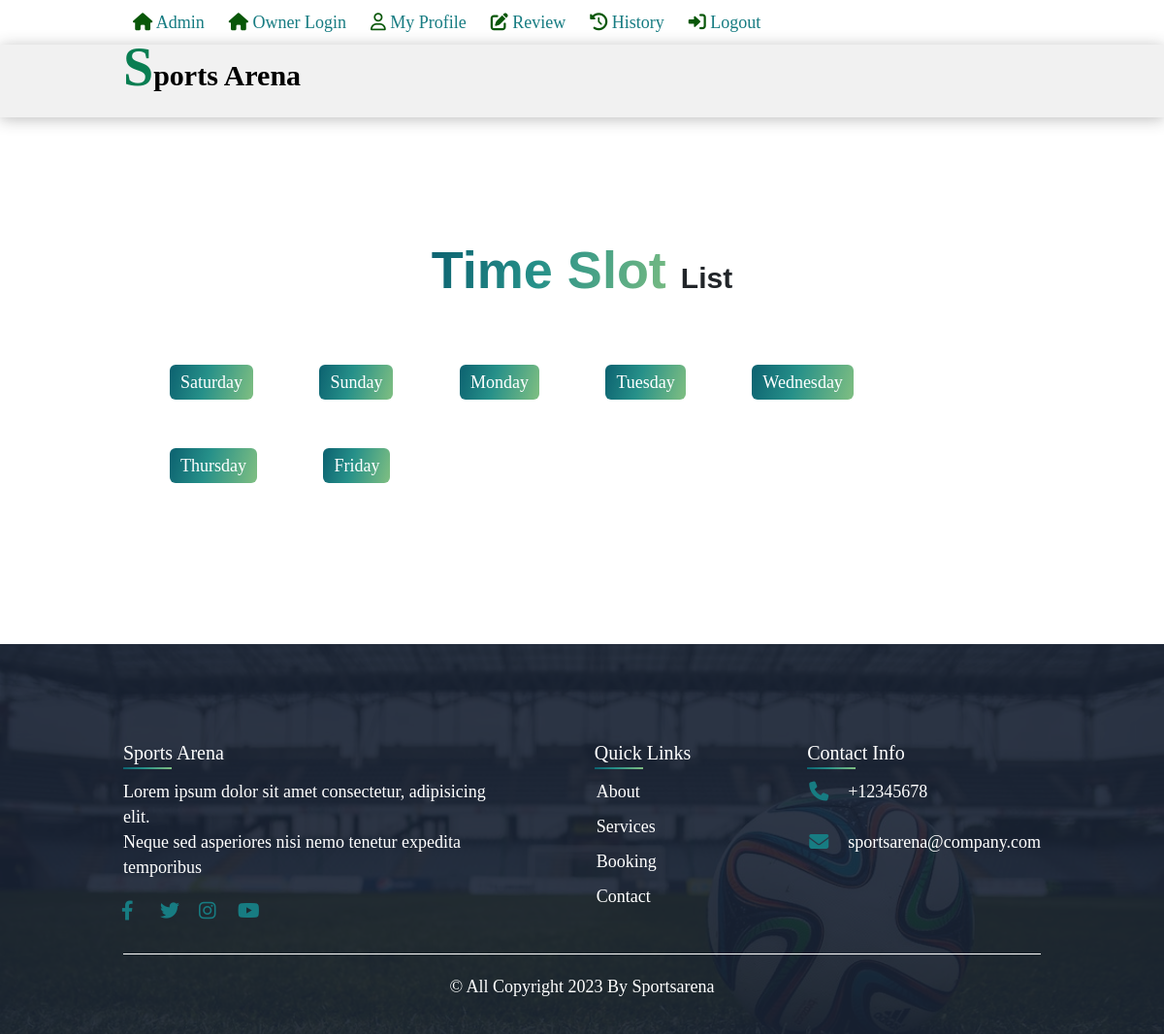
The page /booking-court.php?dayid=1 on the database its author committed.
### tables this page shows
CREATE TABLE `days` (
  `id` int(255) NOT NULL,
  `day` varchar(255) NOT NULL
);

### admin/lib/database.php (called while the page is built, shortened)
<?php
 Class database{
    public $host   = DB_HOST;
    public $user   = DB_USER;
    public $pass   = DB_PASS;
    public $dbname = DB_NAME;
    public $link;
    public function __construct(){
        $this->link = new mysqli($this->host, $this->user, $this->pass, $this->dbname);
       }
     function select($query){
        $result =$this->link->query($query)or
        die($this->link->error.__LINE__);
        if($result->num_rows>0){
            return $result;
        }else{
            return false;
        }
     }
 }
?>

### booking-court.php (the view, shortened to what this page needs)
<!DOCTYPE html>
<html lang="en">
<?php include 'lib/database.php';?>
<head>
    <link rel="stylesheet" href="assets/css/font-awesome.min.css">
    <link rel="stylesheet" href="assets/css/bootstrap.min.css">
     <link rel="stylesheet" href="assets/css/slicknav.min.css">
    <link rel="stylesheet" href="assets/css/style.css">
    <link rel="stylesheet" href="assets/css/responsive.css">
</head>
<body>
  <div class="top-header-area">
        <div class="container">
            <div class="user-action">
               <div class="user-profile">
                    <i class="fa fa-home"></i>
                    <a href="agency/owner-login.php"><span class="primary"> Admin</span></a>
                </div>
                <div class="user-profile">
                    <i class="fa fa-home"></i>
                    <a href="agency/owner-login.php"><span class="primary"> owner login</span></a>
                </div>
                <div class="user-profile">
                    <i class="fa-regular fa-user"></i>
                    <a href="booking-profile.php"><span class="primary"> my profile</span></a>
                </div>
                <div class="user-review">
                    <i class="fa-solid fa-pen-to-square"></i>
                    <a href="review.php"><span class="primary">review</span></a>
                </div>
                <div class="user-history">
                  <i class="fa-solid fa-clock-rotate-left"></i>
                  <a href="booking-list.php"><span class="primary">history</span></a>
              </div>
                <div class="user-logout">
                    <i class="fa-sharp fa-solid fa-right-to-bracket"></i>
                    <a href="logout.php"><span class="primary">logout</span></a>
                </div>
            </div>
        </div>
    </div>
    <div class="list-header-area">
        <div class="container">
            <div class="list-header">
                <div class="list-logo">
                    <a href="#"><span>s</span>ports arena</a>
                </div>
                <div class="list-profile">
                    <ul>
                        <li>
						</li>
                    </ul>
                </div>
            </div>
        </div>
    </div>
    <div class="list-table-area">
        <div class="container">
            <div class="list-table">
                <h3><span>Time Slot </span>List</h3>
                <table class="styled-table">
                  <tbody>
                   <div class="day-list">
                    <ul>
                    <?php
                    $db=new database();
                  $query="select * from days";
                  $read_slot=$db->select($query);
                  if($read_slot){
                    while($result=$read_slot->fetch_assoc()){
                ?>
                      <li><a data-bs-toggle="modal" data-bs-target="#exampleModal" class="button ms-3 me-5" href="?dayid=<?php echo $result['id'];?>"> <?php echo $result['day'];?></a>
                    </li>
                    <?php }} ?>
                    </ul>
                    </div>
                  </tbody>
                </table>
            </div>
        </div>
    </div>
   <footer class="footer-area pt-80" style="background-image: url(assets/images/footer-img.jpeg);">
      <div class="container">
        <div class="footer">
          <div class="footer-about">
            <h2>sports arena</h2>
            <p>Lorem ipsum dolor sit amet consectetur, adipisicing elit.<br>Neque sed asperiores nisi nemo tenetur expedita temporibus</p>
          <ul class="social-link">
            <li> <a href="https://www.facebook.com/" target="_blank"><i class="fa-brands fa-facebook-f"></i></a></li>
            <li> <a href="https://twitter.com/?lang=en" target="_blank"><i class="fa-brands fa-twitter"></i></a></li>
            <li><a href="https://www.instagram.com/" target="_blank"><i class="fa-brands fa-instagram"></i></a></li>
            <li><a href="https://www.youtube.com/" target="_blank"><i class="fa-brands fa-youtube"></i></a></li>
          </ul>
        </div>
          <div class="quick-links">
            <h2>quick links</h2>
            <ul>
              <li><a href="about.php">about</a></li>
              <li><a href="services.php">services</a></li>
              <li><a href="booking.php">booking</a></li>
              <li><a href="contact.php">contact</a></li>
            </ul>
          </div>
          <div class="footer-contact">
            <h2>contact info</h2>
            <ul class="info">
              <li>
                <span><i class="fa-solid fa-phone"></i></span>
                <p><a href="tel: 12345678">+12345678</a></p>
              </li>
              <li>
                <span><i class="fa-solid fa-envelope"></i></span>
                <p><a href="mailto:sportsarena@company.com">sportsarena@company.com</a></p>
              </li>
            </ul>
          </div>
      </div>
      <div class="footer-bottom">
        <p>© All Copyright 2023 by sportsarena</p>
     </div>
      </div>
    </footer>
</body>
</html>

### assets/css/style.css (style rules this page uses)
* { box-sizing: border-box; margin: 0; padding: 0; scroll-behavior: smooth }
body { font-family: 'Poppins'; font-size: 18px; line-height: 26px; }
ul { list-style: none; }
a { text-decoration: none; cursor: pointer; }
.pt-80 { padding-top: 80px; }
.container { width: 1170px; margin: 0 auto; }
.footer-area { position: relative; background-position: center; background-size: cover; padding: 100px 0 20px; z-index: 2; }
.footer-area::after { content: ""; position: absolute; top: 0; left: 0; width: 100%; height: 100%; background-color:#192335; z-index: -3; opacity:.9; }
.footer { display: flex; justify-content: space-between; }
.footer-about { margin-right:30px; width: 40%; }
.footer-about h2 , .quick-links h2 , .footer-contact h2 { position: relative; text-transform:capitalize; text-align: left; color: #fff; font-weight: 500; margin-bottom: 15px; font-size: 20px; }
.footer-about h2::before , .quick-links h2::before , .footer-contact h2::before { content: ""; position: absolute; bottom: -5px; left: 0; width: 50px; height: 2px; background: linear-gradient(105.55deg, #085A6C -6.68%, #269089 43.13%, #7ABC82 96.15%); }
.footer-about p { color: #fff; }
.social-link { margin-top: 20px; display: flex; }
.social-link li a { display: inline-block; width: 40px; height: 40px; }
.social-link i { font-size: 20px; color: rgb(23, 124, 130); margin-left: -34px; }
.quick-links { position:relative; width: 15%; }
.quick-links ul li a { margin-bottom: 10px; display: inline-block; color: #fff; text-transform: capitalize; font-size: 18px; margin-left: -30px; }
.info li { display:flex; margin-bottom: 10px; }
.info li span { color: #fff; font-size: 20px; margin-right: 10px; }
.info li a { color: #fff; font-size: 18px; }
.info li span i { color: rgb(23, 124, 130); margin-left: -30px; }
.footer-bottom p { text-align: center; text-transform: capitalize; color: #fff; font-size: 18px; border-top: 1px solid #fff; padding-top: 20px; }
.button { display: inline-block; padding: 5px 11px; border-radius: 6px; margin-left: 10px; color: white; background: linear-gradient(105.55deg, #085A6C -6.68%, #269089 43.13%, #7ABC82 96.15%); border-color: transparent; }
.list-table { margin: 125px auto; }
.list-table h3 { text-align: center; font-size: 30px; padding-bottom: 20px; font-weight: 600; font-family: sans-serif; }
.list-table span { background: linear-gradient(105.55deg, #085A6C -6.68%, #269089 43.13%, #7ABC82 96.15%); -webkit-background-clip: text; -webkit-text-fill-color: transparent; font-size: 54px; }
.styled-table { width: 90%; border-collapse: collapse; border-spacing: 0; border: 2px solid #ddd; margin: 0 auto; }
.list-header-area { background-color: #7777771a; box-shadow: 0px 2px 15px #33333352; }
.list-header { display: flex; flex-flow: row wrap; justify-content: space-between; align-items: center; padding-top: 10px; }
.list-logo { flex-basis: 25%; }
.list-logo a { font-size: 30px; text-transform: capitalize; color: black; font-weight: 800; }
.list-logo span { text-transform: uppercase; font-size: 56px; color: #097E52; }
.list-profile { flex-basis: 100%; text-align: center; }
.list-profile ul { position: relative; margin-bottom: 0 !important; }
.list-table { margin: 105px 0; }
.day-list ul li { display: inline; }
.primary { color: rgb(23, 124, 130); }
.user-action { display: flex; text-transform: capitalize; padding: 10px; margin-right: 10px; }
.user-profile,.user-review ,.user-history, .user-logout { margin-right:25px; }
.user-profile i ,.user-review i,.user-history i, .user-logout i { color: #095709; }

### assets/css/responsive.css (style rules this page uses)
@media only screen and (min-width: 992px) and (max-width: 1200px) { .container { width: 970px; } }
@media only screen and (min-width: 992px) and (max-width: 1200px) { .button { margin: 25px; } }

### rows shown on the page
days: day "Saturday"
days: day "Sunday"
days: day "Monday"
days: day "Tuesday"
days: day "Wednesday"
days: day "Thursday"
days: day "Friday"
